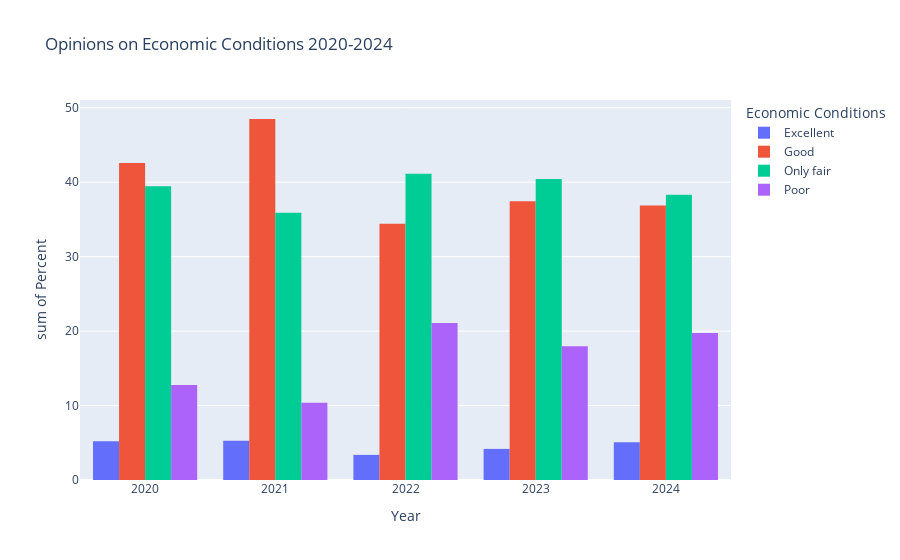

The notebook cell saved with this chart:
### Markdown cell above
## Examining Change in Opinions

### Code cell
def examine_changes(column, new_column_name, category_order):
    # examine distinct values of ECON1BMOD
    df_distinct_values = sqldf(
        """
        SELECT DISTINCT ECON1MOD
        FROM df_combined
        """
    )
    # print(df_distinct_values)

    # get count of each economy 
    df_change = sqldf(
        f"""
        SELECT 
            YEAR as Year, 
            {column} as `{new_column_name}`, 
            COUNT(*) as Count
        FROM df_combined
        Where `{new_column_name}` NOT IN ("Refused", "Don't know/Refused/Web blank")
        GROUP BY Year, `{new_column_name}`
        """
    )
    df_change = df_change.replace('Only Fair','Only fair')
    df_change['Percent'] = (df_change['Count'] / df_change.groupby('Year')['Count'].transform('sum')) * 100
    df_change.to_csv("result.csv",index=False)

    fig = px.histogram(
        df_change,
        x='Year',
        y='Percent',
        color=new_column_name,
        barmode='group',
        title=f'Opinions on {new_column_name} 2020-2024',
        hover_data=['Count'],
        category_orders={new_column_name:category_order}
    )
    fig.show()

examine_changes('ECON1MOD','Economic Conditions',[])

### Figure 1 — Plotly figure (JSON) as saved in the notebook; plotly's stock layout.template omitted (floating-point values rounded to 4 significant figures)
{"data": [{"alignmentgroup": "True", "bingroup": "x", "histfunc": "sum", "hovertemplate": "Economic Conditions=Excellent<br>Year=%{x}<br>sum of Percent=%{y}<extra></extra>", "legendgroup": "Excellent", "marker": {"color": "#636efa", "pattern": {"shape": ""}}, "name": "Excellent", "offsetgroup": "Excellent", "orientation": "v", "showlegend": true, "type": "histogram", "x": [2020, 2021, 2022, 2023, 2024], "xaxis": "x", "y": [5.193, 5.269, 3.374, 4.178, 5.079], "yaxis": "y"}, {"alignmentgroup": "True", "bingroup": "x", "histfunc": "sum", "hovertemplate": "Economic Conditions=Good<br>Year=%{x}<br>sum of Percent=%{y}<extra></extra>", "legendgroup": "Good", "marker": {"color": "#EF553B", "pattern": {"shape": ""}}, "name": "Good", "offsetgroup": "Good", "orientation": "v", "showlegend": true, "type": "histogram", "x": [2020, 2021, 2022, 2023, 2024], "xaxis": "x", "y": [42.59, 48.49, 34.41, 37.43, 36.87], "yaxis": "y"}, {"alignmentgroup": "True", "bingroup": "x", "histfunc": "sum", "hovertemplate": "Economic Conditions=Only fair<br>Year=%{x}<br>sum of Percent=%{y}<extra></extra>", "legendgroup": "Only fair", "marker": {"color": "#00cc96", "pattern": {"shape": ""}}, "name": "Only fair", "offsetgroup": "Only fair", "orientation": "v", "showlegend": true, "type": "histogram", "x": [2020, 2021, 2022, 2023, 2024], "xaxis": "x", "y": [39.44, 35.89, 41.13, 40.42, 38.32], "yaxis": "y"}, {"alignmentgroup": "True", "bingroup": "x", "histfunc": "sum", "hovertemplate": "Economic Conditions=Poor<br>Year=%{x}<br>sum of Percent=%{y}<extra></extra>", "legendgroup": "Poor", "marker": {"color": "#ab63fa", "pattern": {"shape": ""}}, "name": "Poor", "offsetgroup": "Poor", "orientation": "v", "showlegend": true, "type": "histogram", "x": [2020, 2021, 2022, 2023, 2024], "xaxis": "x", "y": [12.77, 10.36, 21.09, 17.97, 19.73], "yaxis": "y"}], "layout": {"barmode": "group", "legend": {"title": {"text": "Economic Conditions"}, "tracegroupgap": 0}, "title": {"text": "Opinions on Economic Conditions 2020-2024"}, "xaxis": {"anchor": "y", "domain": [0, 1], "title": {"text": "Year"}}, "yaxis": {"anchor": "x", "domain": [0, 1], "title": {"text": "sum of Percent"}}}}
